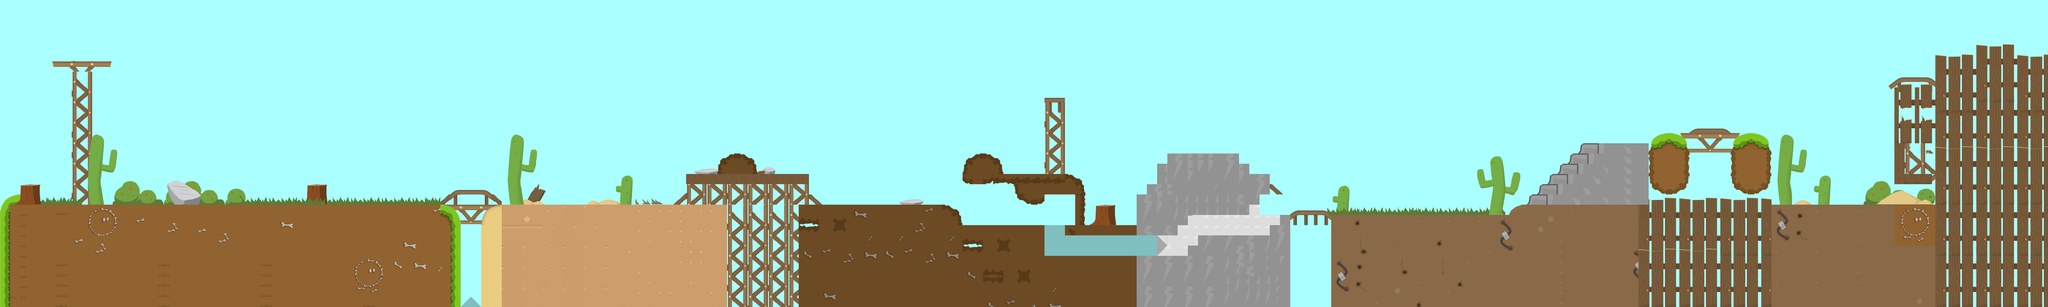

A level layout from a 2D game, rendered from its tile map. Below: a short description, then the map file with tile-grid data replaced by summaries:
An orthogonal 200x30 tile map with 32x32 px tiles, 2 tile layers (Слой тайлов 2, Слой тайлов 1) and 169 objects (74x solid, 32x stopEnemy, 15x healthPoint, 13x easyEnemy, 13x mediumEnemy, ...).

<map version="1.0" orientation="orthogonal" renderorder="right-down" width="200" height="30" tilewidth="32" tileheight="32" backgroundcolor="#aaffff" nextobjectid="379">
 <tileset firstgid="1" name="9462348" tilewidth="32" tileheight="32" tilecount="1024">
  <image source="images/9462348.png" width="1024" height="1024" />
 </tileset>
 <layer name="Слой тайлов 2" width="200" height="30">
  <data>[6000 cells, 1194 non-empty, 306 distinct tile ids]</data>
 </layer>
 <layer name="Слой тайлов 1" width="200" height="30">
  <data>[6000 cells, 1787 non-empty, 417 distinct tile ids]</data>
 </layer>
 <objectgroup name="Collision">
  <object id="17" name="solid" x="960" y="579.455" width="60" height="52.2122" />
  <object id="20" name="solid" x="160" y="207.091" width="12" height="428.242" />
  <object id="27" name="solid" x="164" y="636" width="2810.67" height="14" />
  <object id="85" name="solid" x="2114.36" y="614.364" width="35.5455" height="20.5455" />
  <object id="86" name="solid" x="2142" y="540" width="386" height="71" />
  <object id="87" name="solid" x="2536" y="611.818" width="23.1226" height="23.8693" />
  <object id="92" name="solid" x="2978" y="658" width="22" height="78" />
  <object id="93" name="solid" x="3014.5" y="545" width="376.17" height="31" />
  <object id="94" name="solid" x="3180.5" y="581" width="79.5" height="47.5" />
  <object id="95" name="solid" x="3264" y="593" width="128" height="12" />
  <object id="96" name="solid" x="3359" y="608" width="32" height="96" />
  <object id="97" name="solid" x="3007" y="700" width="255" height="97" />
  <object id="99" name="solid" x="3321" y="701.333" width="233" height="29.1667" />
  <object id="100" name="solid" x="3261" y="796" width="457" height="36" />
  <object id="102" name="solid" x="3014.5" y="489" width="120.164" height="53.0003" />
  <object id="103" name="solid" x="3555.33" y="608.667" width="123.333" height="117.833" />
  <object id="105" name="solid" x="3582" y="574" width="415" height="34.6667" />
  <object id="106" name="solid" x="3614.67" y="508" width="289.333" height="66" />
  <object id="107" name="solid" x="3711.33" y="766.667" width="321.333" height="34" />
  <object id="108" name="solid" x="3743.33" y="734" width="290" height="31.3333" />
  <object id="110" name="solid" x="3965.5" y="702" width="66.5" height="30" />
  <object id="111" name="solid" x="4000" y="669.333" width="32" height="32" />
  <object id="112" name="solid" x="3679.33" y="610" width="224" height="58" />
  <object id="113" name="solid" x="3905.33" y="610" width="29.6667" height="27.5" />
  <object id="114" name="solid" x="3680" y="674.667" width="31.5" height="24.3333" />
  <object id="115" name="solid" x="4033.21" y="664.695" width="122.667" height="26.0192" rotation="-0.665959" />
  <object id="116" name="solid" x="4157" y="667" width="580" height="15" />
  <object id="119" name="solid" x="3906.5" y="541.5" width="60" height="31.5" />
  <object id="120" name="solid" x="3648" y="478" width="223.5" height="28" />
  <object id="123" name="solid" x="4725" y="640.5" width="54" height="25.5" />
  <object id="124" name="solid" x="4779" y="606.5" width="24" height="31.5" />
  <object id="125" name="solid" x="4809" y="576" width="28" height="29" />
  <object id="127" name="solid" x="4840" y="543" width="26" height="33" />
  <object id="130" name="solid" x="4865" y="512.5" width="31" height="34.5" />
  <object id="131" name="solid" x="4897" y="477.5" width="33" height="34.5" />
  <object id="132" name="solid" x="4931.67" y="447.5" width="221.333" height="32.5" />
  <object id="134" name="solid" x="5159" y="426.667" width="89.1667" height="22.6667" />
  <object id="136" name="solid" x="5249.33" y="417" width="188" height="13.6667" />
  <object id="137" name="solid" x="5444" y="427" width="59" height="19.6667" />
  <object id="139" name="solid" x="5508" y="440" width="22.6667" height="205.333" />
  <object id="140" name="solid" x="5536" y="637.333" width="512" height="12" />
  <object id="142" name="solid" x="6043" y="207.333" width="15" height="430.042" />
  <object id="147" name="easyEnemy" x="428.915" y="596.75" width="36.0017" height="33.1667" />
  <object id="155" name="solid" x="168" y="195" width="5904" height="12" />
  <object id="163" name="easyEnemy" x="4161.58" y="624.083" width="41.3367" height="38.334" />
  <object id="166" name="solid" x="2812.44" y="628.213" width="77.4463" height="7.28719" rotation="-360.452" />
  <object id="174" name="easyEnemy" x="4319.08" y="623" width="41.3367" height="38.334" />
  <object id="175" name="easyEnemy" x="5771.67" y="594.167" width="41.3367" height="38.334" />
  <object id="176" name="flag" x="3417.53" y="430.288" width="69.4697" height="163.712" />
  <object id="188" name="stopEnemy" x="4941" y="255.333" width="8" height="186.167" />
  <object id="191" name="stopEnemy" x="5470" y="262.667" width="54" height="167.5" />
  <object id="192" name="easyEnemy" x="5319.83" y="370.083" width="41.3367" height="38.334" />
  <object id="193" name="stopEnemy" x="5174.5" y="259.333" width="6.1667" height="186.667" />
  <object id="195" name="stopEnemy" x="4045.5" y="583.5" width="5.5" height="74.5" />
  <object id="196" name="stopEnemy" x="3702" y="672.667" width="52.6667" height="119.833" />
  <object id="197" name="stopEnemy" x="3266" y="714.5" width="14.9967" height="79" />
  <object id="198" name="stopEnemy" x="2959.33" y="534" width="26.33" height="102" />
  <object id="200" name="stopEnemy" x="2139.33" y="400" width="13.3939" height="231.5" />
  <object id="201" name="stopEnemy" x="185.667" y="450.167" width="10.5" height="192.5" />
  <object id="204" name="stopEnemy" x="3541" y="616.5" width="8" height="79" />
  <object id="205" name="stopEnemy" x="3395" y="617.5" width="8" height="79" />
  <object id="206" name="stopEnemy" x="5595.5" y="488.5" width="10" height="149.833" />
  <object id="207" name="stopEnemy" x="6042" y="207.333" width="11.9967" height="426.834" />
  <object id="208" name="solid" x="529.494" y="568.497" width="25.5219" height="65.9681" rotation="0.837647" />
  <object id="210" name="solid" x="556.447" y="573.096" width="25.5219" height="61.5241" rotation="0.837647" />
  <object id="211" name="solid" x="583.557" y="584.422" width="16.8103" height="50.3786" rotation="0.837647" />
  <object id="212" name="solid" x="601.173" y="598.404" width="22.1021" height="36.5768" rotation="0.837647" />
  <object id="213" name="easyEnemy" x="911.726" y="597.75" width="36.0017" height="33.1667" />
  <object id="214" name="easyEnemy" x="1163" y="598.417" width="36.0017" height="33.1667" />
  <object id="215" name="easyEnemy" x="1322.33" y="598.417" width="36.0017" height="33.1667" />
  <object id="216" name="easyEnemy" x="1532.67" y="598.083" width="36.0017" height="33.1667" />
  <object id="217" name="easyEnemy" x="1464.04" y="598.292" width="36.0017" height="33.1667" />
  <object id="218" name="easyEnemy" x="1612.66" y="598.417" width="36.0017" height="33.1667" />
  <object id="220" name="easyEnemy" x="5379.66" y="369.584" width="41.3367" height="38.334" />
  <object id="221" name="finish" x="5912.67" y="532" width="60.5" height="80.667" />
  <object id="227" name="mediumEnemy" x="983.499" y="536.166" width="36.0017" height="33.1667" />
  <object id="228" name="mediumEnemy" x="2282.78" y="442.75" width="36.0017" height="33.1667" />
  <object id="229" name="mediumEnemy" x="3011.33" y="441.75" width="36.0017" height="33.1667" />
  <object id="230" name="mediumEnemy" x="3318.33" y="656.084" width="36.0017" height="33.1667" />
  <object id="231" name="mediumEnemy" x="3661.19" y="751.932" width="36.0017" height="33.1667" />
  <object id="232" name="mediumEnemy" x="3650.33" y="440.416" width="36.0017" height="33.1667" />
  <object id="233" name="mediumEnemy" x="4610" y="492.75" width="36.0017" height="33.1667" />
  </objectgroup>
</map>
<!-- 87 of 169 objects omitted -->